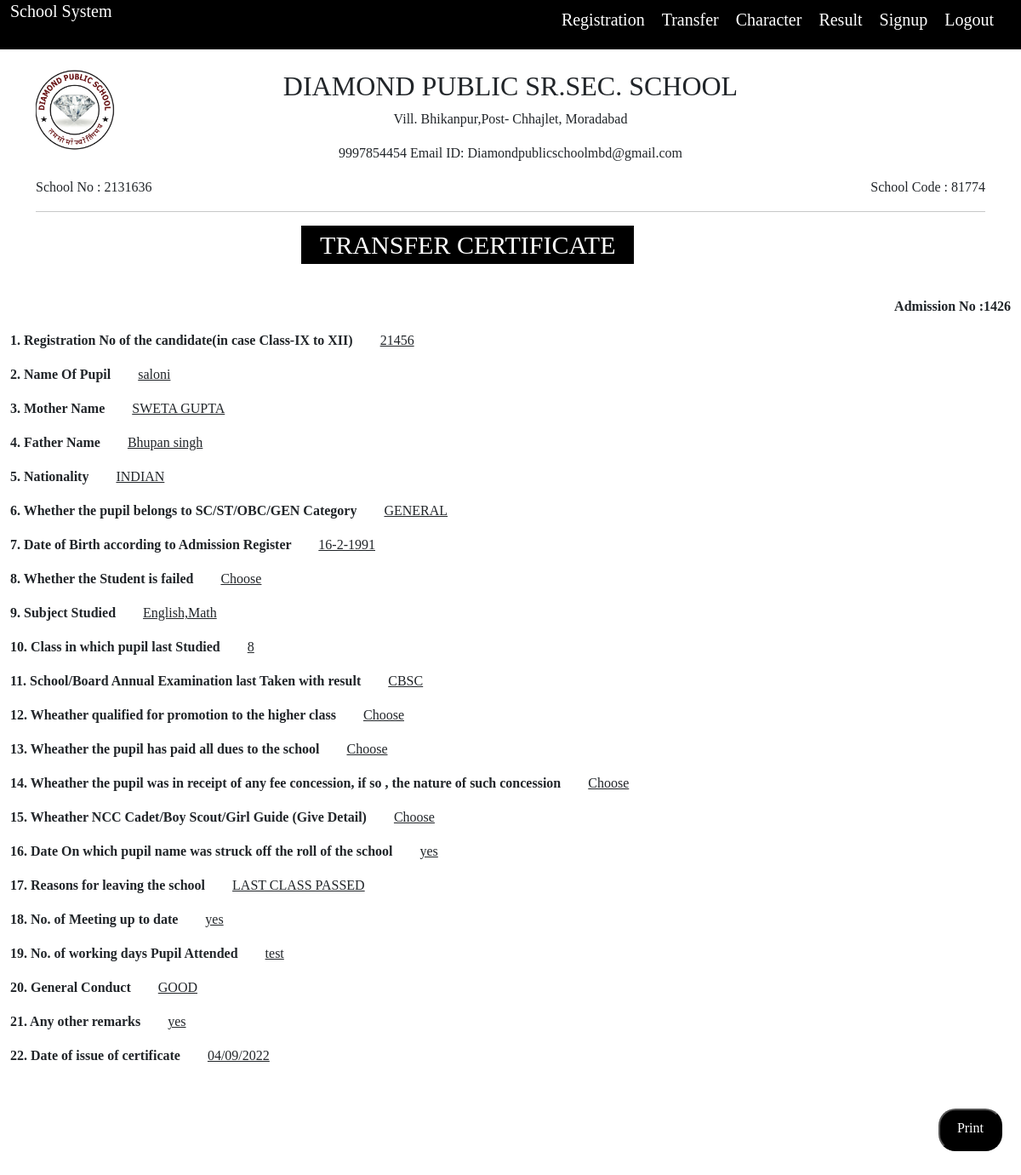
/transferView.php?id=24 (signed in), run on an earlier commit of the app's database.
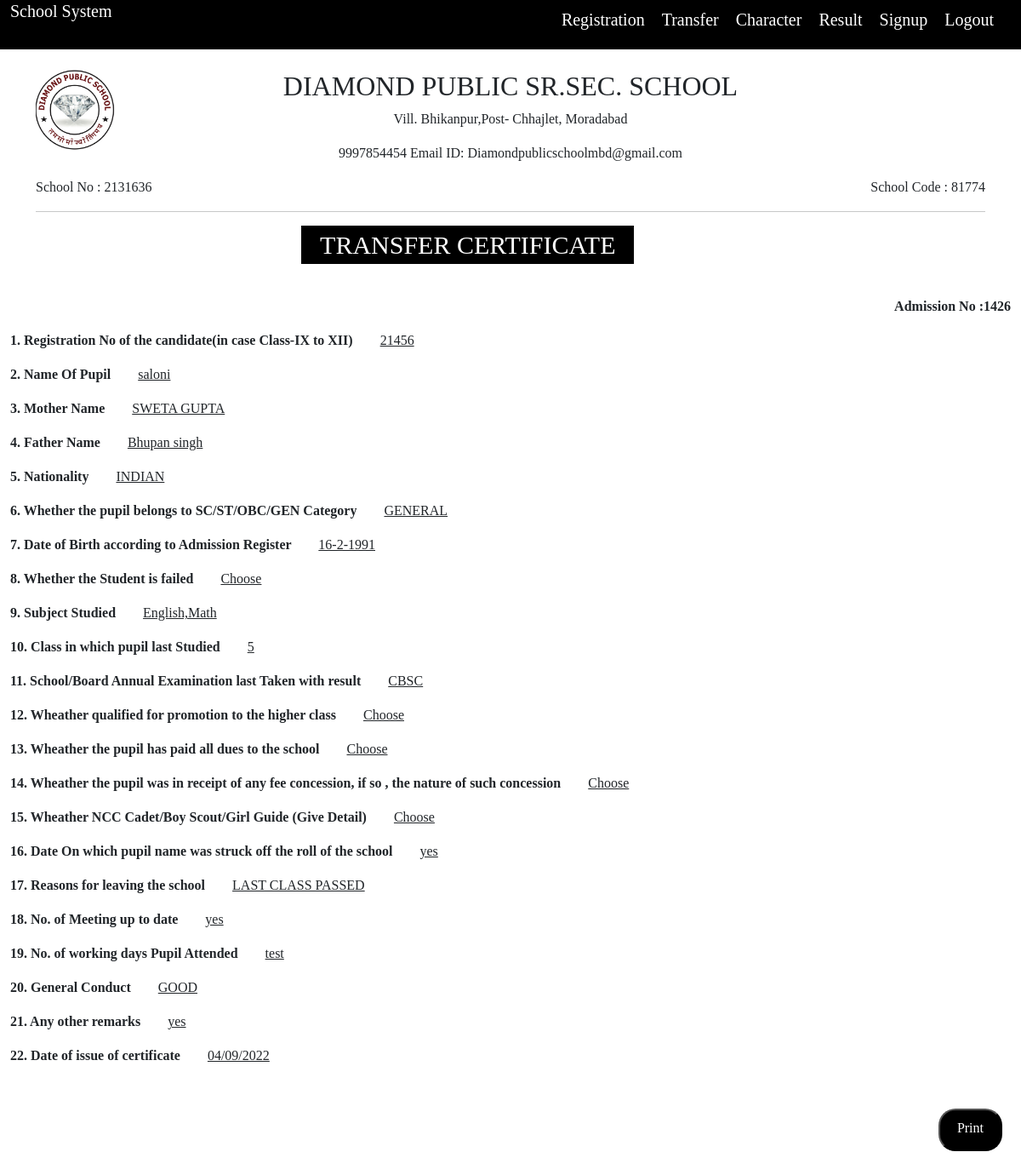
And on a later commit of the database.
### tables this page shows
CREATE TABLE `transfer_certificate` (
  `id` int(11) NOT NULL,
  `registration` varchar(50) NOT NULL,
  `name` varchar(50) NOT NULL,
  `mother_name` varchar(50) NOT NULL,
  `father_name` varchar(50) NOT NULL,
  `national` varchar(50) NOT NULL,
  `category` varchar(50) NOT NULL,
  `dob` varchar(50) NOT NULL,
  `failed` varchar(50) NOT NULL,
  `sbj` varchar(50) NOT NULL,
  `class_name` varchar(50) NOT NULL,
  `board` varchar(50) NOT NULL,
  `higher_class` varchar(50) NOT NULL,
  `fees_paid` varchar(50) NOT NULL,
  `fees_concession` varchar(50) NOT NULL,
  `ncc` varchar(50) NOT NULL,
  `roll` varchar(50) NOT NULL,
  `leaving_school` varchar(50) NOT NULL,
  `meeting_date` varchar(50) NOT NULL,
  `pupil_attended` varchar(50) NOT NULL,
  `genral_conduct` varchar(50) NOT NULL,
  `remark` varchar(50) NOT NULL,
  `certificate_date` varchar(50) NOT NULL
);

### transferView.php (the view, shortened to what this page needs)
<?php
include('header.php');
include "database.php";
$id=$_GET['id'];
$select="SELECT * FROM transfer_certificate WHERE id='$id'";
$data=mysqli_query($con,$select);
$row=mysqli_fetch_array($data);
?>
<head>
    <link href="https://cdn.jsdelivr.net/npm/bootstrap@5.0.2/dist/css/bootstrap.min.css" rel="stylesheet"
>
        <link rel="stylesheet" href="style/list.css">
</head>
<body>
    <div class="container mt-3">
        <div class="row">
            <div class="col-md-3">
                <img class="logo" src="img/logo.jpg" alt="logo">
            </div>
            <div class="col-md-6 scholl-details">
                <h2>DIAMOND PUBLIC SR.SEC. SCHOOL</h2>
                <p>Vill. Bhikanpur,Post- Chhajlet, Moradabad</p>
                <p>9997854454 <span>Email ID: Diamondpublicschoolmbd@gmail.com</span></p>
            </div>
        </div>
    </div>
    <div class="container">
        <div class="row">
            <div class="col-md-6">
                <div>School No : 2131636 </div>
            </div>
            <div class="col-md-6">
                <div class="float-end school-code">School Code : 81774 </div>
            </div>
        </div>
        <hr class="underline">
    </div>
    <div class="container">
        <div class="row">
            <div class="col-md-12">
                <div class="certificate">TRANSFER CERTIFICATE </div>
            </div>
        </div>
    </div>
    <div class="container-xxl">
      <p class="float-end admission"><b>Admission No :<span>1426</span></b></p>
            <div class="col-md mt-5">
                <p>
                   <b>1. Registration No of the candidate(in case Class-IX to XII)</b>
                     &nbsp;&nbsp;&nbsp;&nbsp;&nbsp;&nbsp; <span class="fill-input">  <?php echo $row['registration'] ?> </span>
                </p>
                <p>
                   <b>2. Name Of Pupil</b>
                    &nbsp;&nbsp;&nbsp;&nbsp;&nbsp;&nbsp; <span class="fill-input"><?php echo $row['name'] ?> </span>
                </p>
                <p>
                  <b>3. Mother Name  </b>
                    &nbsp;&nbsp;&nbsp;&nbsp;&nbsp;&nbsp; <span class="fill-input"><?php echo $row['mother_name'] ?>  </span>
                </p>
                <p>
                  <b> 4. Father Name </b>
                    &nbsp;&nbsp;&nbsp;&nbsp;&nbsp;&nbsp; <span class="fill-input"><?php echo $row['father_name'] ?>  </span>
                    </p>
                    <p>
                     <b>5. Nationality</b>
                        &nbsp;&nbsp;&nbsp;&nbsp;&nbsp;&nbsp; <span class="fill-input"><?php echo $row['national'] ?> </span>
                    </p>
                <p>
                 <b> 6. Whether the pupil belongs to SC/ST/OBC/GEN Category</b>
                    &nbsp;&nbsp;&nbsp;&nbsp;&nbsp;&nbsp; <span class="fill-input"><?php echo $row['category'] ?> </span>
                </p>
                <p>
                   <b>7. Date of Birth according to Admission Register </b>
                    &nbsp;&nbsp;&nbsp;&nbsp;&nbsp;&nbsp; <span class="fill-input"><?php echo $row['dob'] ?> </span>
                </p>
                <p>
                  <b>8. Whether the Student is failed </b>
                    &nbsp;&nbsp;&nbsp;&nbsp;&nbsp;&nbsp; <span class="fill-input"><?php echo $row['failed'] ?>  </span>
                </p>
                <p>
                  <b> 9. Subject Studied</b>
                    &nbsp;&nbsp;&nbsp;&nbsp;&nbsp;&nbsp; <span class="fill-input"><?php echo $row['sbj'] ?> </span>
                </p>
                <p>
                  <b>10. Class in which pupil last Studied</b>
                    &nbsp;&nbsp;&nbsp;&nbsp;&nbsp;&nbsp; <span class="fill-input"><?php echo $row['class_name'] ?> </span>
                </p>
                <p>
                 <b>11. School/Board Annual Examination last Taken with result </b>
                    &nbsp;&nbsp;&nbsp;&nbsp;&nbsp;&nbsp; <span class="fill-input"><?php echo $row['board'] ?> </span>
                </p>
                <p>
                 <b>  12. Wheather qualified for promotion to the higher class</b>
                    &nbsp;&nbsp;&nbsp;&nbsp;&nbsp;&nbsp; <span class="fill-input"><?php echo $row['higher_class'] ?> </span>
                </p>
                <p>
                  <b>13. Wheather the pupil has paid all dues to the school </b>
                    &nbsp;&nbsp;&nbsp;&nbsp;&nbsp;&nbsp; <span class="fill-input"><?php echo $row['fees_paid'] ?> </span>
                </p>
                <p>
                  <b>14. Wheather the pupil was in receipt of any fee concession, if so , the nature of such concession</b>
                    &nbsp;&nbsp;&nbsp;&nbsp;&nbsp;&nbsp; <span class="fill-input"><?php echo $row['fees_concession'] ?> </span>
                </p>
                <p>
                <b> 15. Wheather NCC Cadet/Boy Scout/Girl Guide (Give Detail)</b>
                    &nbsp;&nbsp;&nbsp;&nbsp;&nbsp;&nbsp; <span class="fill-input"><?php echo $row['ncc'] ?> </span>
                </p>
                <p>
                <b>  16. Date On which pupil name was struck off the roll of the school</b>
                    &nbsp;&nbsp;&nbsp;&nbsp;&nbsp;&nbsp; <span class="fill-input"><?php echo $row['roll'] ?> </span>
                </p>
                <p>
                <b> 17. Reasons for leaving the school</b>
                    &nbsp;&nbsp;&nbsp;&nbsp;&nbsp;&nbsp; <span class="fill-input"><?php echo $row['leaving_school'] ?> </span>
                </p>
                <p>
                 <b>18. No. of Meeting up to date </b>
                    &nbsp;&nbsp;&nbsp;&nbsp;&nbsp;&nbsp; <span class="fill-input"><?php echo $row['meeting_date'] ?> </span>
                </p>
                <p>
                <b> 19. No. of working days Pupil Attended </b>
                    &nbsp;&nbsp;&nbsp;&nbsp;&nbsp;&nbsp; <span class="fill-input"><?php echo $row['pupil_attended'] ?></span>
                </p>
                <p>
                <b> 20. General Conduct </b>
                    &nbsp;&nbsp;&nbsp;&nbsp;&nbsp;&nbsp; <span class="fill-input"><?php echo $row['genral_conduct'] ?> </span>
                </p>
                <p>
                <b>21. Any other remarks</b>
                    &nbsp;&nbsp;&nbsp;&nbsp;&nbsp;&nbsp; <span class="fill-input"><?php echo $row['remark'] ?></span>
                </p>
                <p>
                <b>22. Date of issue of certificate</b>
                    &nbsp;&nbsp;&nbsp;&nbsp;&nbsp;&nbsp; <span class="fill-input"><?php echo $row['certificate_date'] ?> </span>
                </p>
                <br/>
                <button onclick="window.print();" class="noPrint float-end">
                    Print
                    </button>
                <br/><br/><br/><br/>
           </div>
    </div>
</body>

### header.php (shortened to what this page needs)
<!DOCTYPE html>
<html lang="en">
<head>
  <link href="https://cdn.jsdelivr.net/npm/bootstrap@5.0.2/dist/css/bootstrap.min.css" rel="stylesheet"
>
  <link rel="stylesheet" href="style/all.css">
</head>
<body>
  <nav class="navbar navbar-expand-lg">
    <div class="container-fluid nav-back">
      <a class="navbar-brand nav-back" href="index.php">School System</a>
      <div class="collapse navbar-collapse" id="navbarSupportedContent">
        <ul class="navbar-nav ms-auto mb-2 mb-lg-0">
          <li class="nav-item">
            <a class="nav-link active" aria-current="page" href="registration.php">Registration</a>
          </li>
          <li class="nav-item">
            <a class="nav-link active" aria-current="page" href="transfer.php">Transfer</a>
          </li>
          <li class="nav-item">
            <a class="nav-link active" aria-current="page" href="character.php">Character</a>
          </li>
          <li class="nav-item">
            <a class="nav-link active" aria-current="page" href="resultForm.php">Result</a>
          </li>
          <li class="nav-item">
            <a class="nav-link active" aria-current="page" href="signup.php">Signup</a>
          </li>
          <li>
            <a class="nav-link active" aria-current="page" href="logout.php">Logout</a>
          </li>
        </ul>
      </div>
    </div>
  </nav>

### style/all.css (style rules this page uses)
.active { padding: 20px !important; font-size: 20px !important; color: white !important; }
.nav-back { background-color: black; color: white !important; margin-top: -20px; }
.nav-link { font-size: 20px !important; margin-left: -20px !important; }

### style/list.css (style rules this page uses)
* { font-family: lobstar; }
.logo { height: 100px; }
.scholl-details { text-align: center; }
.certificate { text-align: center; margin-left: 28%; color: white; background-color: black; font-size: 30px; width: 35%; align-items: center; margin-bottom: 30px; }
.fill-input { text-decoration: underline; font-size: 20; }
.admission { margin-top: -40px !important; }
.noPrint { background-color: black; color: white; height: 50px; border-radius: 20px; padding: 9px 20px 15px 20px !important; margin-right: 10px !important; margin-top: 10px; }

What changed in the data, as far as the page shows it:
changed transfer_certificate "saloni": class_name "8" → "5"
